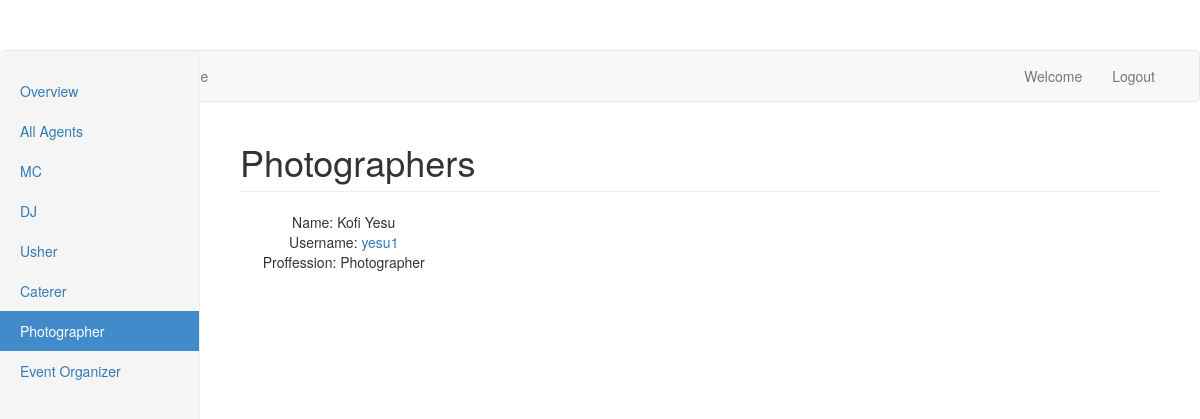
Screenshot of /photographer (signed in) with the database file from the repository.
### app/models.py (models this page shows, shortened)
class Agent(UserMixin,db.Model):
    id = db.Column(db.Integer, primary_key=True)
    username = db.Column(db.String(64), index=True, unique=True)
    email = db.Column(db.String(120), index=True, unique=True)
    name = db.Column(db.String(100))
    proffession = db.Column(db.String(50))
    password_hash = db.Column(db.String(128))
    posts = db.relationship('Post', backref='author', lazy='dynamic')
    about_me = db.Column(db.String(140))
    contact = db.Column(db.String(140))
    last_seen = db.Column(db.DateTime, default=datetime.utcnow)

### app/routes.py (the view)
@app.route('/photographer')
@login_required
def photographers():
    proffession='Photographer'
    agents=Agent.query.filter_by(proffession=proffession).all()
    return render_template('client/photographer.html',agents=agents)

### app/models.py (called while the page is built)
@login.user_loader
def load_user(id):
    return Agent.query.get(int(id))

### app/routes.py (called while the page is built)
@app.before_request
def before_request():
    if current_user.is_authenticated:
        current_user.last_seen = datetime.utcnow()
        db.session.commit()

### app/templates/client/photographer.html (shortened to what this page needs)
{% extends "client/base.html" %}
{% block content %}
<div class="container-fluid">
  <div class="row">
    <div class="col-sm-3 col-md-2 sidebar">
      <ul class="nav nav-sidebar">
        <li ><a href="#">Overview</a></li>
        <li><a href="{{url_for('home')}}">All Agents</a></li>
        <li><a href="{{url_for('mc')}}">MC</a></li>
        <li><a href="{{url_for('dj')}}">DJ</a></li>
        <li><a href="{{url_for('usher')}}">Usher</a></li>
        <li><a href="{{url_for('caterer')}}">Caterer</a></li>
        <li class="active"><a href="{{url_for('photographers')}}">Photographer</a><span class="sr-only">(current)</span></li>
        <li><a href="{{url_for('event_org')}}">Event Organizer</a></li>
      </ul>
    </div>
    <div class="col-sm-9 col-sm-offset-3 col-md-10 col-md-offset-2 main">
      <h1 class="page-header">Photographers</h1>
      <div class="row placeholders">
        {%for agent in agents%}
        <div class="col-xs-6 col-sm-3 placeholder">
          Name: {{agent.name}}
          <br>
          Username: <a href="{{url_for('client_view',username=agent.username)}}">{{agent.username}}</a> <br>
          Proffession: {{agent.proffession}}
        </div>
        {% endfor %}
      </div>
    </div>
  </div>
</div>
{% endblock %}

### app/templates/client/photographer.html (style rules this page uses)
body { padding-top: 50px; }
.sidebar { display: none; }
@media (min-width: 768px) { .sidebar { position: fixed; top: 51px; bottom: 0; left: 0; z-index: 1000; display: block; padding: 20px; overflow-x: hidden; overflow-y: auto; background-color: #f5f5f5; border-right: 1px solid #eee; } }
.nav-sidebar { margin-right: -21px; margin-bottom: 20px; margin-left: -20px; }
.nav-sidebar > li > a { padding-right: 20px; padding-left: 20px; }
.nav-sidebar > .active > a, .nav-sidebar > .active > a:hover, .nav-sidebar > .active > a:focus { color: #fff; background-color: #428bca; }
.main { padding: 20px; }
@media (min-width: 768px) { .main { padding-right: 40px; padding-left: 40px; } }
.main .page-header { margin-top: 0; }
.placeholders { margin-bottom: 30px; text-align: center; }
.placeholder { margin-bottom: 20px; }

### rows the page displays
Agent: name "Kofi Yesu", username "yesu1", proffession "Photographer"
